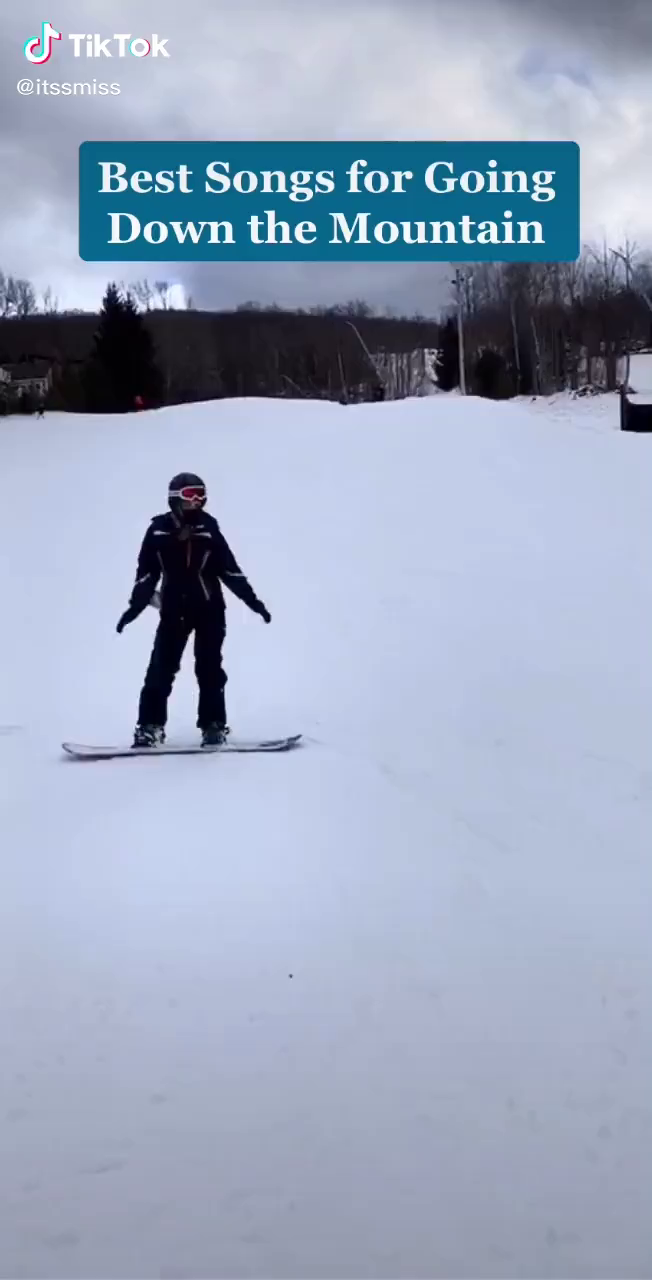
#> input picture frame 0 of test_data/test.MP4, 652 x 1280 px
$ python test.py
#> lines starting #> are read from the running program, lines starting #| are printed output that depends on the picture
### src/SongReader.py
# SongReader Class
# Import:
#   Path : String - path to video file
#   Songs: List[(String,String)] - List[(Name, Artist)] - list of songs

import cv2
import numpy as np
import pytesseract as tess

class SongReader:

    def __init__(self, path):

        try:
            self.__vidcap = cv2.VideoCapture(path) # Video
        except Exception:
            print("error opening video file")
            self.__vidcap == None

        self.__template = "template.png" # String template image for UI match
        self.__frames = [] # Image
        self.__song_frames = []
        self.__cropped_frames = []
        self.__songs = [] # (str, str)

    # [11 lines left out: functions __write_templates, __write_cropped, not called in this run]

    def get_song_information(self):

        print("converting mp4 to frames . . . ",end="")
        self.__convert()
        print("done")

        print("templating matching . . . ",end="")
        self.__match()
        print("done")

#        print("printing templates")
#        self.__write_templates()

        print("cropping images . . . ",end="")
        self.__crop()
        print("done")

#        print("printing test frames")
#        self.__write_cropped()

        print("reading text . . . ",end="")
        self.__get_text()
        print("done")

        return list(set(self.__songs)) # remove duplicates

    def __save_frames(self, image):
        self.__frames.append(image)

    def __get_frame(self, sec):
#> called with sec = 0
        self.__vidcap.set(cv2.CAP_PROP_POS_MSEC,sec*1000)
        has_frames, image = self.__vidcap.read()
#> image is the input picture: shape (1280, 652, 3); mean B, G, R 190.5, 167.7, 155.3
        if has_frames:
            self.__save_frames(image)
        return has_frames

# convert mp4 to invidiual frames
    def __convert(self):
        sec = 0
        frame_rate = 0.2
        count = 1

        success = self.__get_frame(sec)
#> success = True
        while success:
            count += 1
            sec = round(sec + frame_rate, 2)
            success = self.__get_frame(sec)
#> this loop made 30 passes
#> sec on passes 1 to 12: 0.2, 0.4, 0.6, 0.8, 1, 1.2, 1.4, 1.6, 1.8, 2, 2.2, 2.4
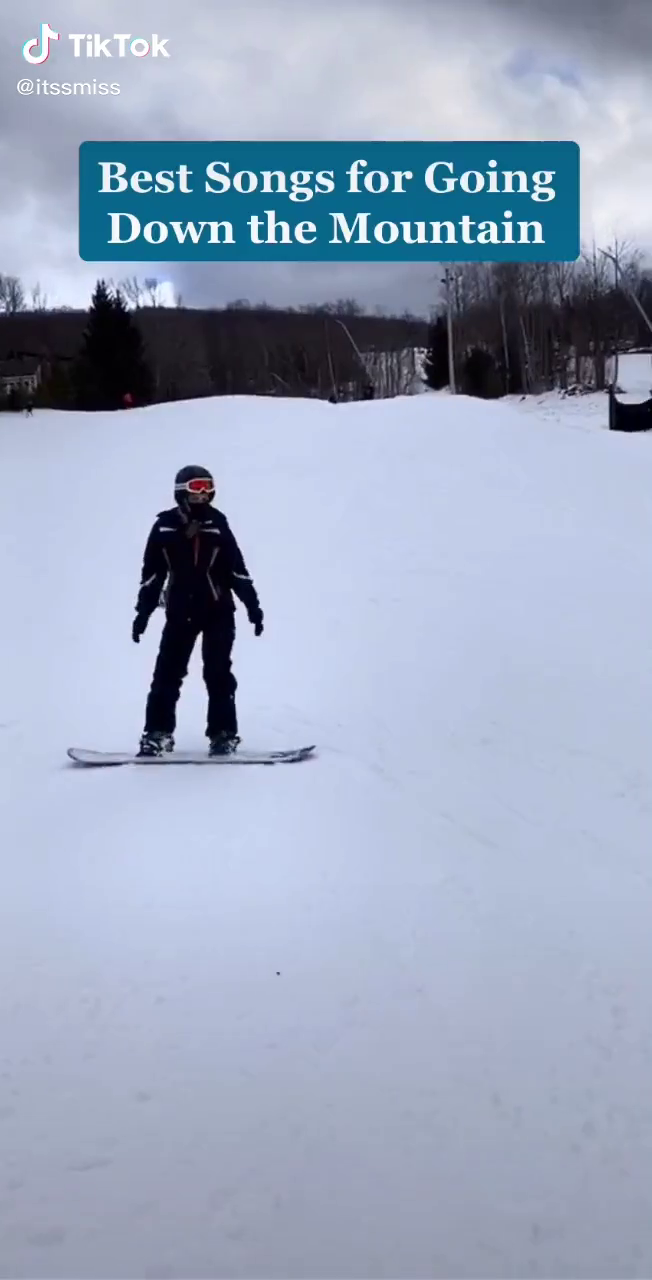
#> input picture frame 6 of test_data/test.MP4, 652 x 1280 px
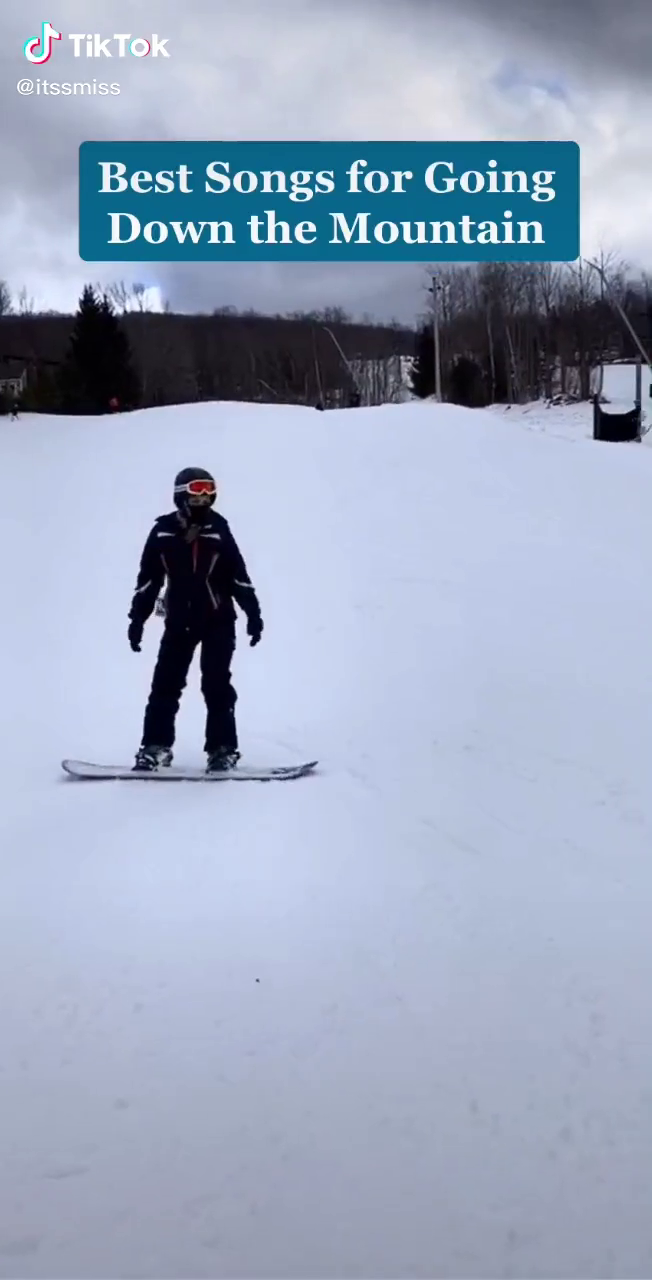
#> input picture frame 12 of test_data/test.MP4, 652 x 1280 px
#> pass 3, in __get_frame (call 4), `has_frames, image = self.__vidcap.read()`:
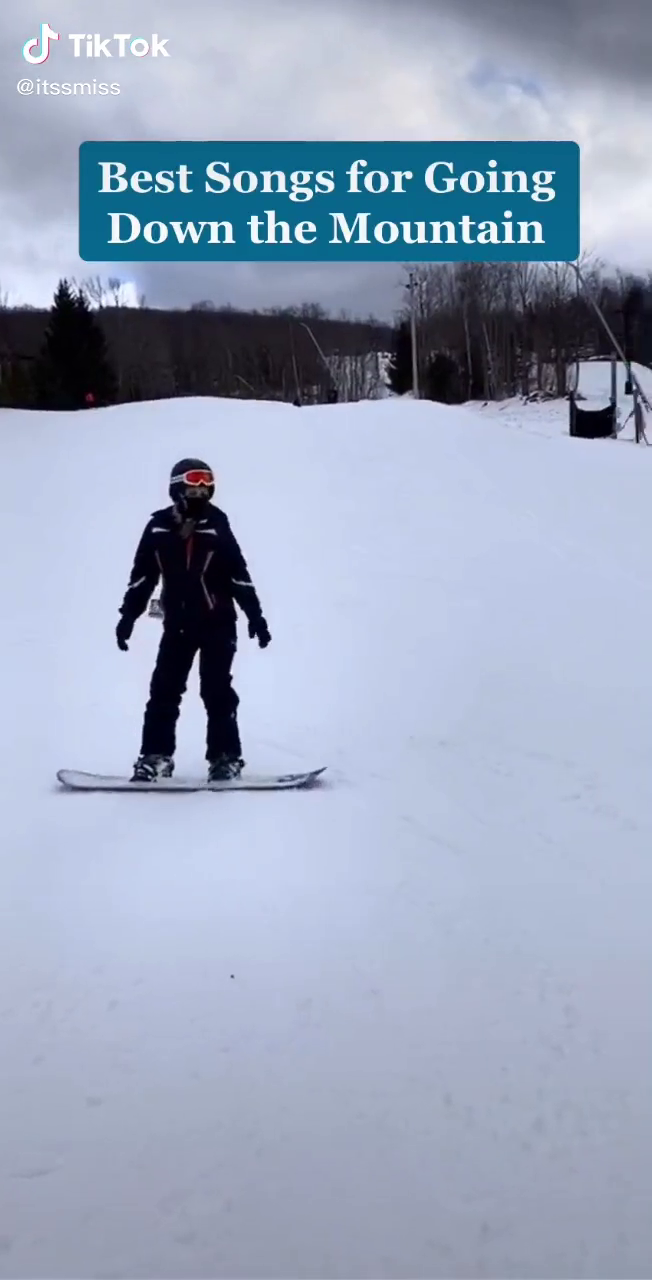
#> image: shape (1280, 652, 3); mean B, G, R 188.9, 166.4, 154.1
#> after the loop, count = 31

# filter out frames that dont match the template UI
    # [46 lines left out: functions __match, __crop, __get_song, __get_text, not called in this run]

### src/test.py
from SongReader import SongReader

video_path = "../test_data/test.mp4"

reader = SongReader(video_path)

songs = reader.get_song_information()

print("---------------------------")
for x,y in songs:
    print(x + " - " + y)

print("size: " + str(len(songs)))

$ run again, starting later in the video
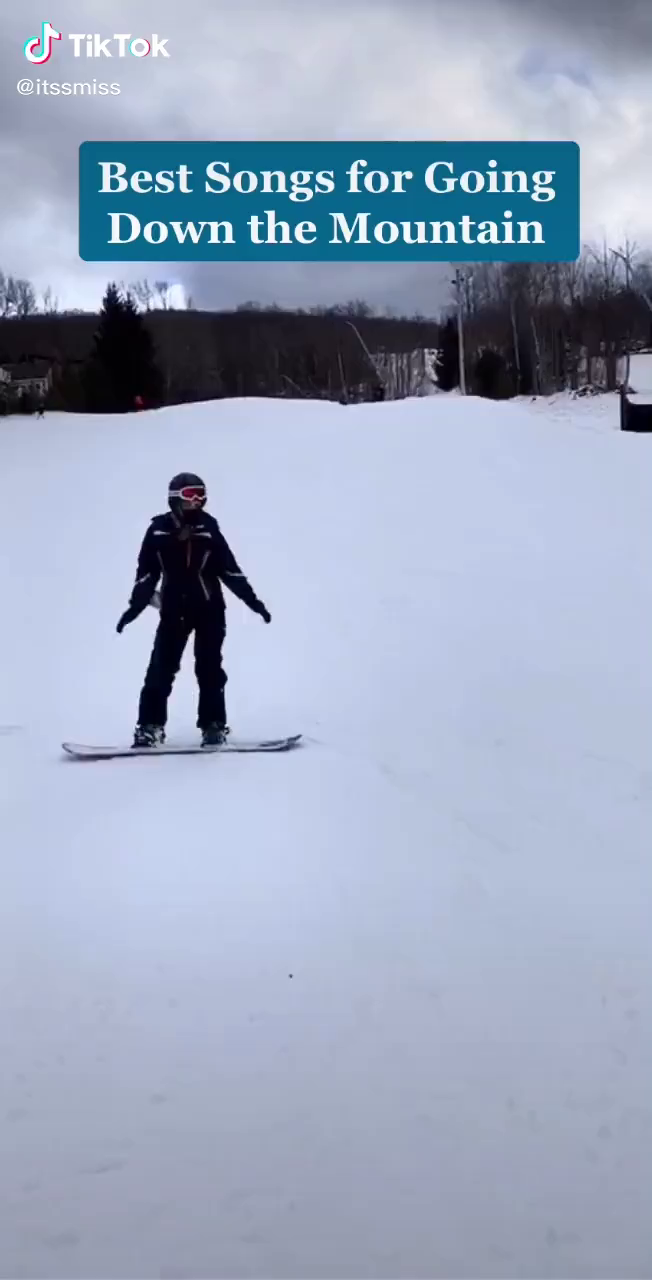
#> input picture frame 0 of test_data/test.MP4, 652 x 1280 px
#> in __get_frame, image is the input picture: shape (1280, 652, 3); mean B, G, R 190.5, 167.7, 155.3
#> in __convert, `success = self.__get_frame(sec)`: success = True
#> the loop in __convert, `while success:` made 30 passes
#> sec on passes 1 to 8: 0.2, 0.4, 0.6, 0.8, 1, 1.2, 1.4, 1.6
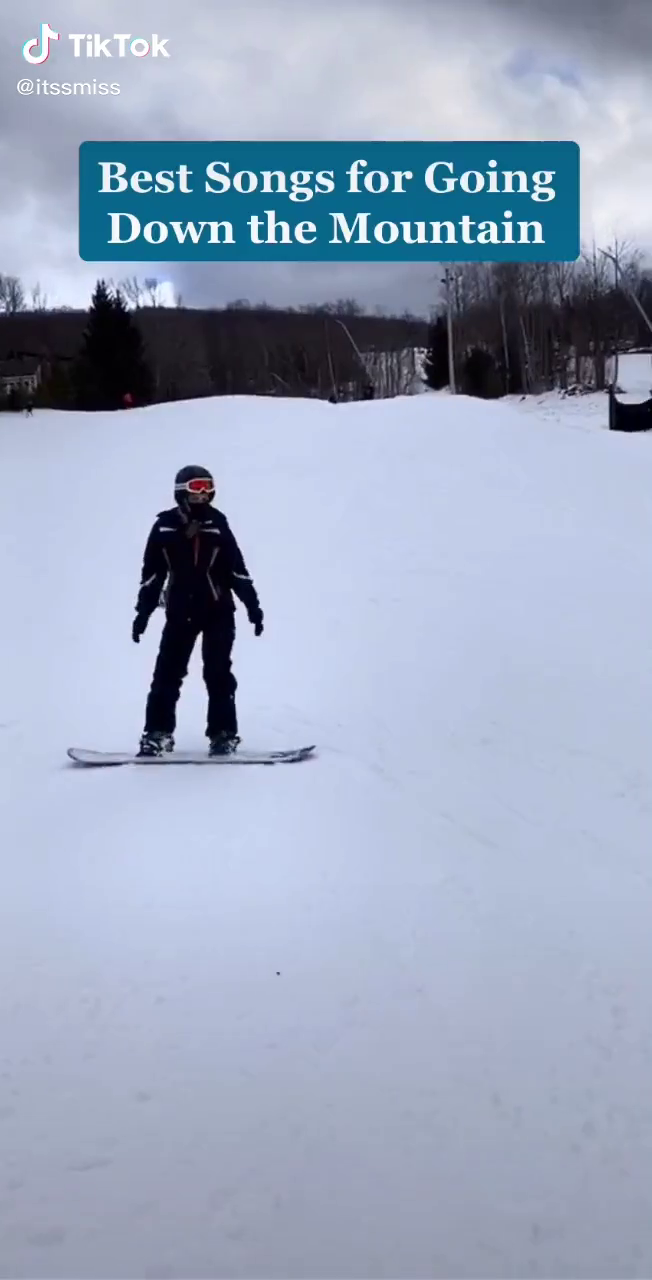
#> input picture frame 6 of test_data/test.MP4, 652 x 1280 px
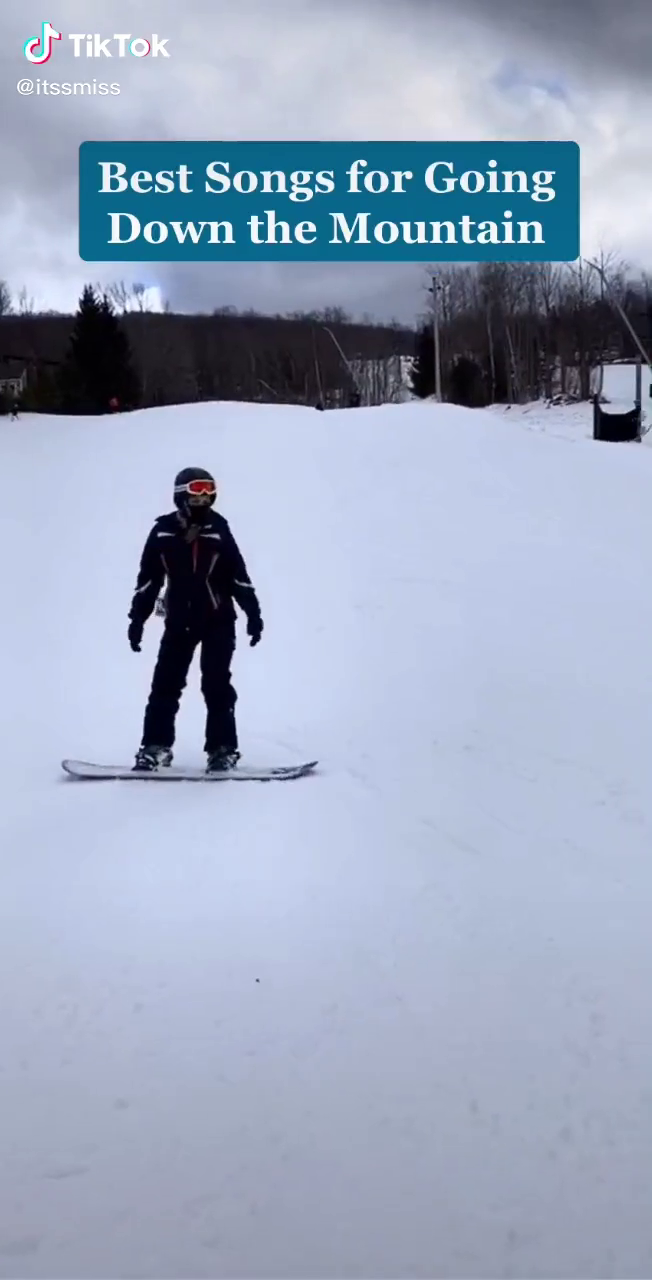
#> input picture frame 12 of test_data/test.MP4, 652 x 1280 px
#> after the loop in __convert, `while success:`: count = 31

$ run again, starting later in the video
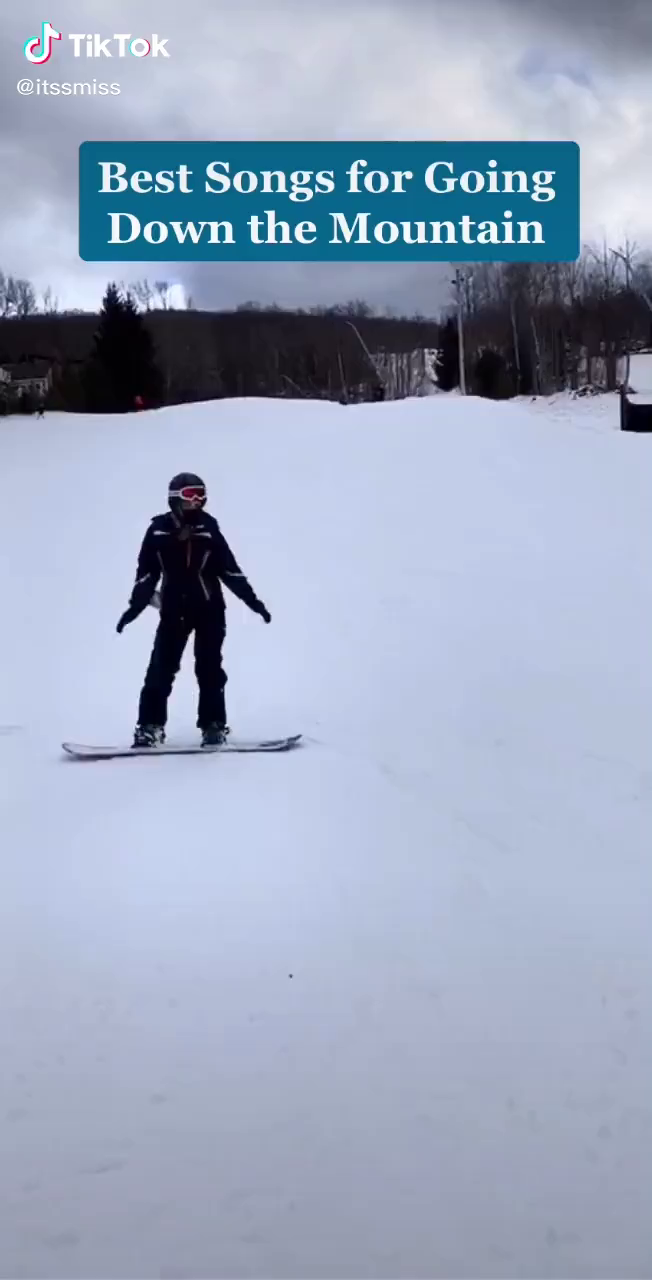
#> input picture frame 0 of test_data/test.MP4, 652 x 1280 px
#> in __get_frame, image is the input picture: shape (1280, 652, 3); mean B, G, R 190.5, 167.7, 155.3
#> in __convert, `success = self.__get_frame(sec)`: success = True
#> the loop in __convert, `while success:` made 30 passes
#> sec on passes 1 to 8: 0.2, 0.4, 0.6, 0.8, 1, 1.2, 1.4, 1.6
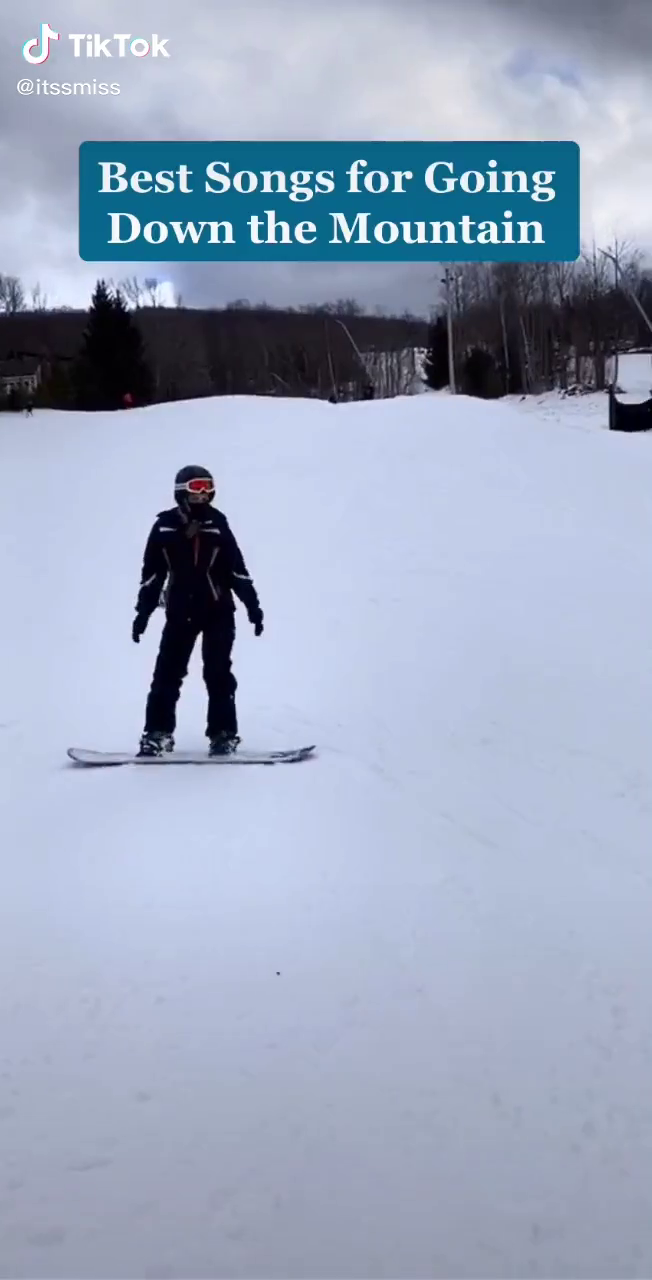
#> input picture frame 6 of test_data/test.MP4, 652 x 1280 px
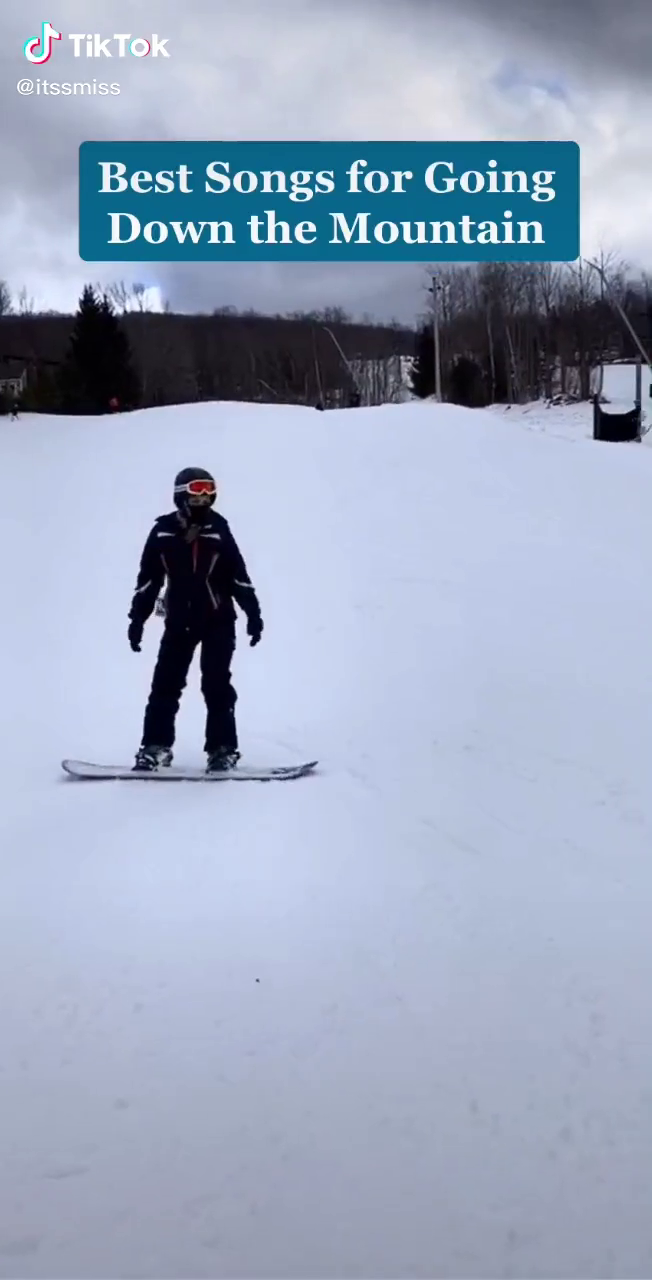
#> input picture frame 12 of test_data/test.MP4, 652 x 1280 px
#> after the loop in __convert, `while success:`: count = 31
